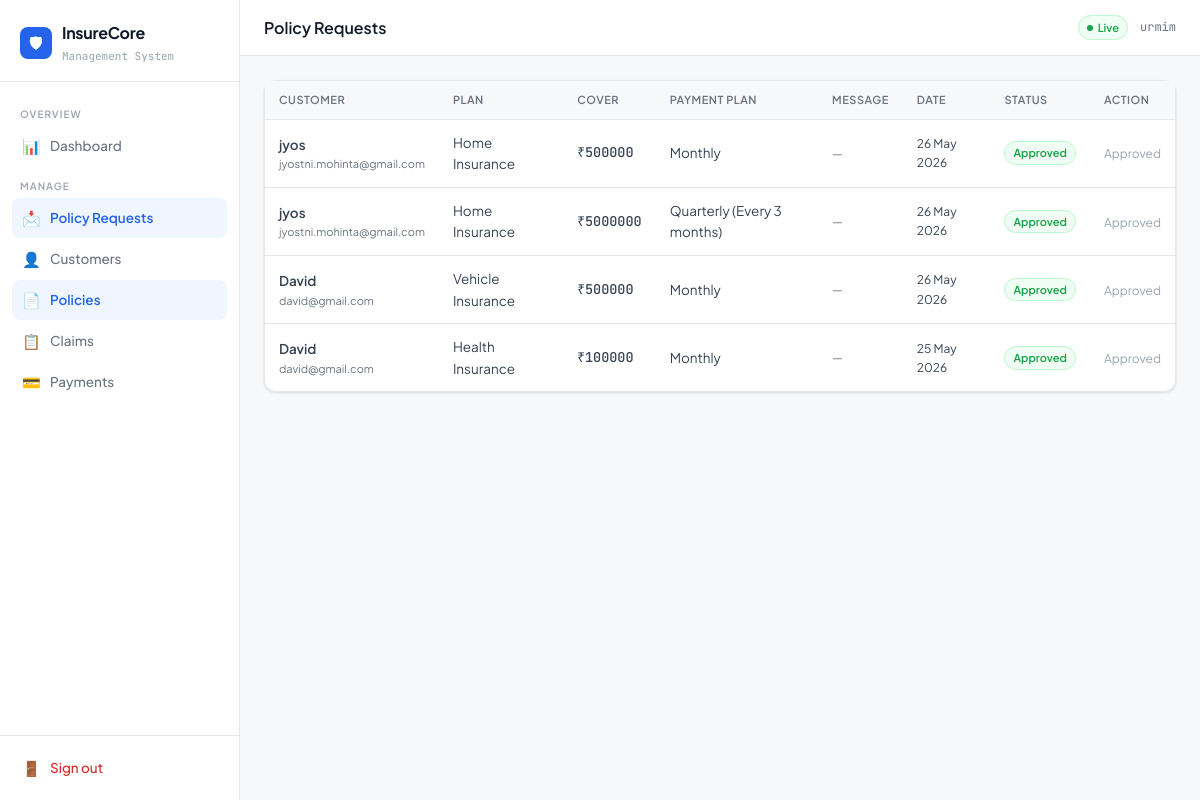
Screenshot of /policy-requests/ (signed in) with the database file from the repository.
### insurance/models.py (models this page shows, shortened)
class PolicyRequest(models.Model):
    STATUS_CHOICES = [
        ('pending', 'Pending'),
        ('approved', 'Approved'),
        ('rejected', 'Rejected'),
    ]
    POLICY_TYPES = [
        ('life', 'Life Insurance'),
        ('health', 'Health Insurance'),
        ('vehicle', 'Vehicle Insurance'),
        ('home', 'Home Insurance'),
        ('travel', 'Travel Insurance'),
    ]
    PAYMENT_PLANS = [
        ('monthly', 'Monthly'),
        ('quarterly', 'Quarterly (Every 3 months)'),
        ('halfyearly', 'Half Yearly (Every 6 months)'),
        ('yearly', 'Yearly (Once a year)'),
    ]
    customer = models.ForeignKey(Customer, on_delete=models.CASCADE, related_name='policy_requests')
    policy_type = models.CharField(max_length=20, choices=POLICY_TYPES)
    requested_cover = models.DecimalField(max_digits=12, decimal_places=2)
    payment_plan = models.CharField(max_length=20, choices=PAYMENT_PLANS, default='monthly')
    message = models.TextField(blank=True)
    status = models.CharField(max_length=20, choices=STATUS_CHOICES, default='pending')
    admin_note = models.TextField(blank=True)
    created_at = models.DateTimeField(auto_now_add=True)
    class Meta:
        ordering = ['-created_at']

class Customer(models.Model):
    GENDER_CHOICES = [('M', 'Male'), ('F', 'Female'), ('O', 'Other')]
    user = models.OneToOneField(User, on_delete=models.CASCADE, null=True, blank=True)
    name = models.CharField(max_length=150)
    email = models.EmailField(unique=True)
    phone = models.CharField(max_length=20)
    date_of_birth = models.DateField(null=True, blank=True)
    gender = models.CharField(max_length=1, choices=GENDER_CHOICES, default='M')
    address = models.TextField(blank=True)
    created_at = models.DateTimeField(auto_now_add=True)
    class Meta:
        ordering = ['-created_at']

### insurance/views.py (the view)
# urls.py: path('policy-requests/', views.policy_request_list, name='policy_request_list'),
@admin_required
def policy_request_list(request):
    requests = PolicyRequest.objects.select_related('customer').all()
    return render(request, 'insurance/policy_requests.html', {'requests': requests})

### insurance/views.py (called while the page is built)
def admin_required(view_func):
    from functools import wraps
    @wraps(view_func)
    def wrapper(request, *args, **kwargs):
        if not request.user.is_authenticated:
            return redirect('login')
        if not request.user.is_staff:
            return redirect('customer_portal_dashboard')
        return view_func(request, *args, **kwargs)
    return wrapper

### insurance/templates/insurance/policy_requests.html (shortened to what this page needs)
{% extends "insurance/base.html" %}
{% block page_title %}Policy Requests{% endblock %}
{% block content %}
<div class="card">
  <div class="table-wrap">
    <table class="data">
      <thead>
        <tr>
          <th>Customer</th>
          <th>Plan</th>
          <th>Cover</th>
          <th>Payment Plan</th>
          <th>Message</th>
          <th>Date</th>
          <th>Status</th>
          <th>Action</th>
        </tr>
      </thead>
      <tbody>
        {% for r in requests %}
        <tr>
          <td>
            <div style="font-weight:600">{{ r.customer.name }}</div>
            <div style="font-size:11px;color:var(--text-3)">{{ r.customer.email }}</div>
          </td>
          <td>{{ r.get_policy_type_display }}</td>
          <td class="amount">₹{{ r.requested_cover|floatformat:0 }}</td>
          <td>{{ r.get_payment_plan_display }}</td>
          <td style="font-size:12px;color:var(--text-3);max-width:140px">
            {{ r.message|default:"—"|truncatechars:50 }}
          </td>
          <td style="font-size:12px">{{ r.created_at|date:"d M Y" }}</td>
          <td>
            <span class="badge
              {% if r.status == 'approved' %}badge-active
              {% elif r.status == 'rejected' %}badge-rejected
              {% else %}badge-pending{% endif %}">
              {{ r.get_status_display }}
            </span>
          </td>
          <td>
            {% if r.status == 'pending' %}
            <div style="display:flex;gap:6px">
              <form method="POST" action="{% url 'policy_request_action' r.pk %}">
                {% csrf_token %}
                <input type="hidden" name="action" value="approve">
                <button type="submit" class="btn btn-success btn-sm"
                  onclick="return confirm('Approve and create policy for {{ r.customer.name }}?')">
                  ✓ Approve
                </button>
              </form>
              <form method="POST" action="{% url 'policy_request_action' r.pk %}">
                {% csrf_token %}
                <input type="hidden" name="action" value="reject">
                <button type="submit" class="btn btn-danger btn-sm"
                  onclick="return confirm('Reject this request?')">
                  ✗ Reject
                </button>
              </form>
            </div>
            {% else %}
            <span style="font-size:12px;color:var(--text-4)">{{ r.get_status_display }}</span>
            {% endif %}
          </td>
        </tr>
        {% endfor %}
      </tbody>
    </table>
  </div>
</div>
{% endblock %}

### insurance/templates/insurance/base.html (shortened to what this page needs)
{% load static %}
<!DOCTYPE html>
<html lang="en">
<head>
</head>
<body>
<div class="layout">
{% if user.is_authenticated %}
<aside class="sidebar">
  <div class="sidebar-brand">
    <div class="brand-row">
      <div class="brand-icon">🛡</div>
      <div>
        <div class="brand-name">InsureCore</div>
        <div class="brand-sub">Management System</div>
      </div>
    </div>
  </div>
  <nav class="sidebar-nav">
    <div class="nav-section">Overview</div>
    <a href="{% url 'dashboard' %}" class="nav-link {% if request.resolver_match.url_name == 'dashboard' %}active{% endif %}">
      <span class="nav-icon">📊</span> Dashboard
    </a>
    <div class="nav-section">Manage</div>
    <a href="{% url 'policy_request_list' %}" class="nav-link {% if 'policy_request' in request.resolver_match.url_name %}active{% endif %}">
  <span class="nav-icon">📩</span> Policy Requests
</a>
    <a href="{% url 'customers' %}" class="nav-link {% if 'customer' in request.resolver_match.url_name %}active{% endif %}">
      <span class="nav-icon">👤</span> Customers
    </a>
    <a href="{% url 'policies' %}" class="nav-link {% if 'polic' in request.resolver_match.url_name %}active{% endif %}">
      <span class="nav-icon">📄</span> Policies
    </a>
    <a href="{% url 'claims' %}" class="nav-link {% if 'claim' in request.resolver_match.url_name %}active{% endif %}">
      <span class="nav-icon">📋</span> Claims
    </a>
    <a href="{% url 'payments' %}" class="nav-link {% if 'payment' in request.resolver_match.url_name %}active{% endif %}">
      <span class="nav-icon">💳</span> Payments
    </a>
  </nav>
  <div class="sidebar-footer">
    <a href="{% url 'logout' %}" class="logout-link">
      <span class="nav-icon">🚪</span> Sign out
    </a>
  </div>
</aside>
{% endif %}
<main class="main" {% if not user.is_authenticated %}style="margin-left:0"{% endif %}>
  {% if user.is_authenticated %}
  <div class="topbar">
    <span class="page-heading">{% block page_title %}Dashboard{% endblock %}</span>
    <div class="topbar-right">
      <span class="badge-live">Live</span>
      <span class="topbar-user">{{ user.username }}</span>
    </div>
  </div>
  {% endif %}
  <div class="content">
    {% block content %}{% endblock %}
  </div>
</main>
</div>
</body>
</html>

### insurance/templates/insurance/base.html (style rules this page uses)
*,*::before,*::after { box-sizing:border-box;margin:0;padding:0 }
:root { --white:#ffffff; --bg:#f7f8fa; --surface:#ffffff; --border:#e5e7eb; --border-strong:#d1d5db; --text:#111827; --text-2:#374151; --text-3:#6b7280; --text-4:#9ca3af; --blue:#2563eb; --blue-bg:#eff6ff; --blue-border:#bfdbfe; --green:#16a34a; --green-bg:#f0fdf4; --green-border:#bbf7d0; --amber:#d97706; --amber-bg:#fffbeb; --amber-border:#fde68a; --red:#dc2626; --red-bg:#fef2f2; --red-border:#fecaca; --purple:#7c3aed; --purple-bg:#f5f3ff; --purple-border:#ddd6fe; --sans:'Plus Jakarta Sans',sans-serif; --mono:'JetBrains Mono',monospace; --radius:8px; --radius-lg:12px; --shadow:0 1px 3px rgba(0,0,0,.08),0 1px 2px rgba(0,0,0,.05); --shadow-md:0 4px 6px -1px rgba(0,0,0,.07),0 2px 4px -1px rgba(0,0,0,.05); }
body { font-family:var(--sans);background:var(--bg);color:var(--text);font-size:14px;line-height:1.6 }
.layout { display:flex;min-height:100vh }
.sidebar { width:240px;background:var(--white);border-right:1px solid var(--border);display:flex;flex-direction:column;position:fixed;top:0;left:0;height:100vh;z-index:50 }
.main { margin-left:240px;flex:1;display:flex;flex-direction:column;min-height:100vh }
.topbar { background:var(--white);border-bottom:1px solid var(--border);padding:0 24px;height:56px;display:flex;align-items:center;justify-content:space-between;position:sticky;top:0;z-index:40 }
.content { padding:24px;flex:1 }
.sidebar-brand { padding:20px 20px 16px;border-bottom:1px solid var(--border) }
.brand-row { display:flex;align-items:center;gap:10px }
.brand-icon { width:32px;height:32px;background:var(--blue);border-radius:8px;display:flex;align-items:center;justify-content:center;color:white;font-size:16px;flex-shrink:0 }
.brand-name { font-size:16px;font-weight:700;color:var(--text);letter-spacing:-0.3px }
.brand-sub { font-size:11px;color:var(--text-4);font-family:var(--mono);margin-top:2px }
.sidebar-nav { padding:12px 12px;flex:1;overflow-y:auto }
.nav-section { font-size:10px;font-weight:600;color:var(--text-4);letter-spacing:1px;text-transform:uppercase;padding:8px 8px 4px;margin-top:4px }
.nav-link { display:flex;align-items:center;gap:10px;padding:8px 10px;border-radius:var(--radius);color:var(--text-3);text-decoration:none;font-size:13.5px;font-weight:500;transition:all .15s;margin-bottom:1px }
.nav-link.active { background:var(--blue-bg);color:var(--blue);font-weight:600 }
.nav-icon { font-size:15px;width:18px;text-align:center;flex-shrink:0 }
.sidebar-footer { padding:12px;border-top:1px solid var(--border) }
.logout-link { display:flex;align-items:center;gap:10px;padding:8px 10px;border-radius:var(--radius);color:var(--red);text-decoration:none;font-size:13.5px;font-weight:500;transition:background .15s }
.page-heading { font-size:16px;font-weight:600;color:var(--text) }
.topbar-right { display:flex;align-items:center;gap:12px }
.topbar-user { font-size:12px;color:var(--text-3);font-family:var(--mono) }
.badge-live { display:inline-flex;align-items:center;gap:5px;padding:3px 8px;background:var(--green-bg);border:1px solid var(--green-border);border-radius:20px;font-size:11px;color:var(--green);font-weight:600 }
.badge-live::before { content:'';width:6px;height:6px;border-radius:50%;background:var(--green) }
.card { background:var(--white);border:1px solid var(--border);border-radius:var(--radius-lg);box-shadow:var(--shadow) }
.table-wrap { overflow-x:auto }
table.data { width:100%;border-collapse:collapse }
table.data th { font-size:11px;font-weight:600;color:var(--text-3);text-transform:uppercase;letter-spacing:.5px;padding:10px 14px;border-bottom:1px solid var(--border);text-align:left;background:var(--bg) }
table.data td { padding:12px 14px;border-bottom:1px solid var(--border);font-size:13.5px;color:var(--text-2) }
table.data tr:last-child td { border-bottom:none }
.badge { display:inline-flex;align-items:center;padding:2px 8px;border-radius:20px;font-size:11px;font-weight:600;border:1px solid transparent }
.badge-active { background:var(--green-bg);color:var(--green);border-color:var(--green-border) }
.amount { font-family:var(--mono);font-size:13px;font-weight:500 }

### rows the page displays
PolicyRequest: customer.name "jyos", customer.email "jyostni.mohinta@gmail.com", policy_type "Home Insurance", requested_cover "500000", payment_plan "Monthly", message "—", created_at "26 May 2026", status "Approved"
PolicyRequest: customer.name "jyos", customer.email "jyostni.mohinta@gmail.com", policy_type "Home Insurance", requested_cover "5000000", payment_plan "Quarterly (Every 3 months)", message "—", created_at "26 May 2026", status "Approved"
PolicyRequest: customer.name "David", customer.email "david@gmail.com", policy_type "Vehicle Insurance", requested_cover "500000", payment_plan "Monthly", message "—", created_at "26 May 2026", status "Approved"
PolicyRequest: customer.name "David", customer.email "david@gmail.com", policy_type "Health Insurance", requested_cover "100000", payment_plan "Monthly", message "—", created_at "25 May 2026", status "Approved"

### other values shown
{{ user.username }} "urmim"
